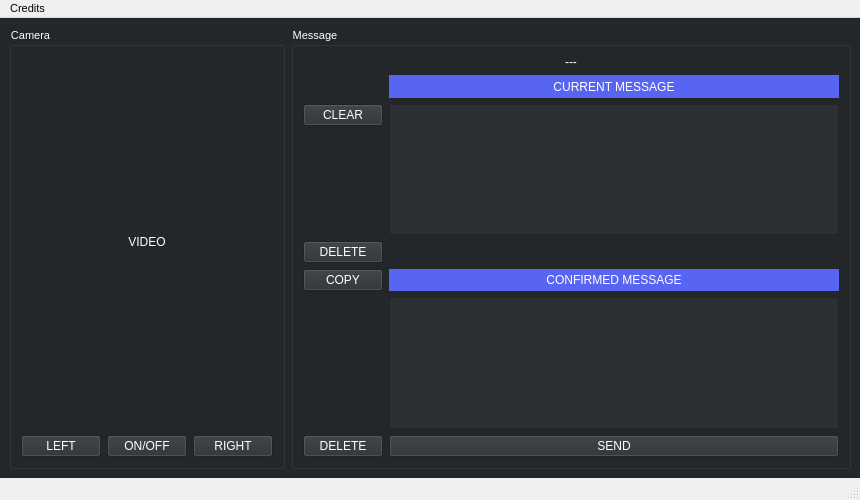
<?xml version="1.0" encoding="UTF-8"?>
<ui version="4.0">
 <class>MainWindow</class>
 <widget class="QMainWindow" name="MainWindow">
  <property name="geometry">
   <rect>
    <x>0</x>
    <y>0</y>
    <width>860</width>
    <height>500</height>
   </rect>
  </property>
  <property name="minimumSize">
   <size>
    <width>0</width>
    <height>0</height>
   </size>
  </property>
  <property name="font">
   <font>
    <family>MS Shell Dlg 2</family>
    <pointsize>8</pointsize>
    <weight>50</weight>
    <italic>false</italic>
    <bold>false</bold>
   </font>
  </property>
  <property name="windowTitle">
   <string>Hand gestures recognition </string>
  </property>
  <property name="windowIcon">
   <iconset resource="pics.qrc">
    <normaloff>:/icons/icon_pics/windows_icon.png</normaloff>:/icons/icon_pics/windows_icon.png</iconset>
  </property>
  <property name="windowOpacity">
   <double>1.000000000000000</double>
  </property>
  <property name="autoFillBackground">
   <bool>false</bool>
  </property>
  <property name="styleSheet">
   <string notr="true">font: 8pt &quot;MS Shell Dlg 2&quot;;</string>
  </property>
  <property name="toolButtonStyle">
   <enum>Qt::ToolButtonIconOnly</enum>
  </property>
  <property name="documentMode">
   <bool>false</bool>
  </property>
  <property name="tabShape">
   <enum>QTabWidget::Rounded</enum>
  </property>
  <property name="unifiedTitleAndToolBarOnMac">
   <bool>false</bool>
  </property>
  <widget class="QWidget" name="centralwidget">
   <property name="styleSheet">
    <string notr="true">background-color: rgb(35, 39, 42);


</string>
   </property>
   <layout class="QHBoxLayout" name="horizontalLayout">
    <item>
     <widget class="QGroupBox" name="groupBox_camera">
      <property name="styleSheet">
       <string notr="true">background-color: transparent;
color: rgb(255, 255, 255);
</string>
      </property>
      <property name="title">
       <string>Camera</string>
      </property>
      <layout class="QVBoxLayout" name="verticalLayout_2">
       <item>
        <layout class="QVBoxLayout" name="verticalLayout">
         <item>
          <widget class="QLabel" name="label_video">
           <property name="enabled">
            <bool>true</bool>
           </property>
           <property name="minimumSize">
            <size>
             <width>0</width>
             <height>0</height>
            </size>
           </property>
           <property name="maximumSize">
            <size>
             <width>700</width>
             <height>500</height>
            </size>
           </property>
           <property name="autoFillBackground">
            <bool>false</bool>
           </property>
           <property name="styleSheet">
            <string notr="true">color: rgb(255, 255, 255);
background:transparent;
</string>
           </property>
           <property name="text">
            <string>VIDEO</string>
           </property>
           <property name="alignment">
            <set>Qt::AlignCenter</set>
           </property>
          </widget>
         </item>
         <item>
          <layout class="QHBoxLayout" name="horizontalLayout_3">
           <item>
            <widget class="QPushButton" name="btn_left">
             <property name="styleSheet">
              <string notr="true">background-color: rgb(44, 47, 51);
color: rgb(255, 255, 255);
</string>
             </property>
             <property name="text">
              <string>LEFT</string>
             </property>
             <property name="icon">
              <iconset resource="pics.qrc">
               <normaloff>:/icons/icon_pics/camera_52px.png</normaloff>:/icons/icon_pics/camera_52px.png</iconset>
             </property>
            </widget>
           </item>
           <item>
            <widget class="QPushButton" name="btn_power">
             <property name="styleSheet">
              <string notr="true">background-color: rgb(44, 47, 51);
color: rgb(255, 255, 255);
</string>
             </property>
             <property name="text">
              <string>ON/OFF</string>
             </property>
             <property name="icon">
              <iconset resource="pics.qrc">
               <normaloff>:/icons/icon_pics/power.png</normaloff>:/icons/icon_pics/power.png</iconset>
             </property>
            </widget>
           </item>
           <item>
            <widget class="QPushButton" name="btn_right">
             <property name="styleSheet">
              <string notr="true">background-color: rgb(44, 47, 51);
color: rgb(255, 255, 255);

</string>
             </property>
             <property name="text">
              <string>RIGHT</string>
             </property>
             <property name="icon">
              <iconset resource="pics.qrc">
               <normaloff>:/icons/icon_pics/camera_52px.png</normaloff>:/icons/icon_pics/camera_52px.png</iconset>
             </property>
            </widget>
           </item>
          </layout>
         </item>
        </layout>
       </item>
      </layout>
     </widget>
    </item>
    <item>
     <widget class="QGroupBox" name="groupBox_message">
      <property name="styleSheet">
       <string notr="true">background-color: transparent;
gridline-color: rgb(88, 101, 242);
color: rgb(255, 255, 255);</string>
      </property>
      <property name="title">
       <string>Message</string>
      </property>
      <layout class="QVBoxLayout" name="verticalLayout_4">
       <item>
        <layout class="QVBoxLayout" name="verticalLayout_3">
         <item>
          <widget class="QLabel" name="label_photo">
           <property name="styleSheet">
            <string notr="true">color: rgb(255, 255, 255);</string>
           </property>
           <property name="text">
            <string>---</string>
           </property>
           <property name="alignment">
            <set>Qt::AlignCenter</set>
           </property>
          </widget>
         </item>
         <item>
          <layout class="QFormLayout" name="formLayout_4">
           <item row="0" column="1">
            <widget class="QLabel" name="label_3">
             <property name="minimumSize">
              <size>
               <width>0</width>
               <height>23</height>
              </size>
             </property>
             <property name="maximumSize">
              <size>
               <width>16777215</width>
               <height>23</height>
              </size>
             </property>
             <property name="styleSheet">
              <string notr="true">background-color: rgb(88, 101, 242);
color: rgb(255, 255, 255);
font: 10pt &quot;MS Shell Dlg 2&quot;;
</string>
             </property>
             <property name="text">
              <string>CURRENT MESSAGE</string>
             </property>
             <property name="alignment">
              <set>Qt::AlignCenter</set>
             </property>
            </widget>
           </item>
           <item row="1" column="0">
            <widget class="QPushButton" name="btn_clear">
             <property name="styleSheet">
              <string notr="true">background-color: rgb(44, 47, 51);
color: rgb(255, 255, 255);
</string>
             </property>
             <property name="text">
              <string>CLEAR</string>
             </property>
             <property name="icon">
              <iconset resource="pics.qrc">
               <normaloff>:/icons/icon_pics/clear_symbol_52px.png</normaloff>:/icons/icon_pics/clear_symbol_52px.png</iconset>
             </property>
            </widget>
           </item>
           <item row="1" column="1">
            <widget class="QPlainTextEdit" name="TextEdit_current_message">
             <property name="styleSheet">
              <string notr="true">background-color: rgb(44, 47, 51);</string>
             </property>
             <property name="readOnly">
              <bool>true</bool>
             </property>
            </widget>
           </item>
           <item row="2" column="0">
            <widget class="QPushButton" name="btn_deleteall">
             <property name="styleSheet">
              <string notr="true">background-color: rgb(44, 47, 51);
color: rgb(255, 255, 255);
</string>
             </property>
             <property name="text">
              <string>DELETE</string>
             </property>
             <property name="icon">
              <iconset resource="pics.qrc">
               <normaloff>:/icons/icon_pics/delete_bin.png</normaloff>:/icons/icon_pics/delete_bin.png</iconset>
             </property>
            </widget>
           </item>
           <item row="3" column="0">
            <widget class="QPushButton" name="btn_copy">
             <property name="styleSheet">
              <string notr="true">background-color: rgb(44, 47, 51);
color: rgb(255, 255, 255);
</string>
             </property>
             <property name="text">
              <string>COPY</string>
             </property>
             <property name="icon">
              <iconset resource="pics.qrc">
               <normaloff>:/icons/icon_pics/copy_48px.png</normaloff>:/icons/icon_pics/copy_48px.png</iconset>
             </property>
            </widget>
           </item>
           <item row="3" column="1">
            <widget class="QLabel" name="label_2">
             <property name="minimumSize">
              <size>
               <width>0</width>
               <height>0</height>
              </size>
             </property>
             <property name="maximumSize">
              <size>
               <width>16777215</width>
               <height>23</height>
              </size>
             </property>
             <property name="styleSheet">
              <string notr="true">background-color: rgb(88, 101, 242);
color: rgb(255, 255, 255);
font: 10pt &quot;MS Shell Dlg 2&quot;;
</string>
             </property>
             <property name="text">
              <string>CONFIRMED MESSAGE</string>
             </property>
             <property name="alignment">
              <set>Qt::AlignCenter</set>
             </property>
            </widget>
           </item>
           <item row="4" column="1">
            <widget class="QPlainTextEdit" name="TextEdit_confirm_message">
             <property name="styleSheet">
              <string notr="true">background-color: rgb(44, 47, 51);</string>
             </property>
            </widget>
           </item>
           <item row="6" column="0">
            <widget class="QPushButton" name="btn_delete">
             <property name="styleSheet">
              <string notr="true">background-color: rgb(44, 47, 51);
color: rgb(255, 255, 255);
</string>
             </property>
             <property name="text">
              <string>DELETE</string>
             </property>
             <property name="icon">
              <iconset resource="pics.qrc">
               <normaloff>:/icons/icon_pics/delete_bin.png</normaloff>:/icons/icon_pics/delete_bin.png</iconset>
             </property>
            </widget>
           </item>
           <item row="6" column="1">
            <widget class="QPushButton" name="btn_send">
             <property name="autoFillBackground">
              <bool>false</bool>
             </property>
             <property name="styleSheet">
              <string notr="true">background-color: rgb(44, 47, 51);
color: rgb(255, 255, 255);

</string>
             </property>
             <property name="text">
              <string>SEND</string>
             </property>
             <property name="icon">
              <iconset resource="pics.qrc">
               <normaloff>:/icons/icon_pics/sendicon1.png</normaloff>:/icons/icon_pics/sendicon1.png</iconset>
             </property>
             <property name="checkable">
              <bool>false</bool>
             </property>
             <property name="autoDefault">
              <bool>false</bool>
             </property>
             <property name="default">
              <bool>false</bool>
             </property>
             <property name="flat">
              <bool>false</bool>
             </property>
            </widget>
           </item>
          </layout>
         </item>
        </layout>
       </item>
      </layout>
     </widget>
    </item>
   </layout>
  </widget>
  <widget class="QMenuBar" name="menubar">
   <property name="geometry">
    <rect>
     <x>0</x>
     <y>0</y>
     <width>860</width>
     <height>19</height>
    </rect>
   </property>
   <widget class="QMenu" name="credits">
    <property name="title">
     <string>Credits</string>
    </property>
    <addaction name="seatno_name"/>
    <addaction name="separator"/>
    <addaction name="umar"/>
    <addaction name="anas"/>
    <addaction name="ahmed"/>
    <addaction name="muqsit"/>
    <addaction name="separator"/>
   </widget>
   <addaction name="credits"/>
  </widget>
  <widget class="QStatusBar" name="statusbar"/>
  <action name="umar">
   <property name="text">
    <string>B19102104 Muhammad Umar Anzar</string>
   </property>
  </action>
  <action name="anas">
   <property name="text">
    <string>B19102068 Muhammad Anas Rashid</string>
   </property>
  </action>
  <action name="ahmed">
   <property name="text">
    <string>B19102010 Ahmed Haseeb</string>
   </property>
  </action>
  <action name="muqsit">
   <property name="text">
    <string>B19102004 Abdul Muqsit</string>
   </property>
  </action>
  <action name="seatno_name">
   <property name="text">
    <string>Seat No#   Name</string>
   </property>
  </action>
 </widget>
 <resources>
  <include location="pics.qrc"/>
 </resources>
 <connections/>
</ui>
